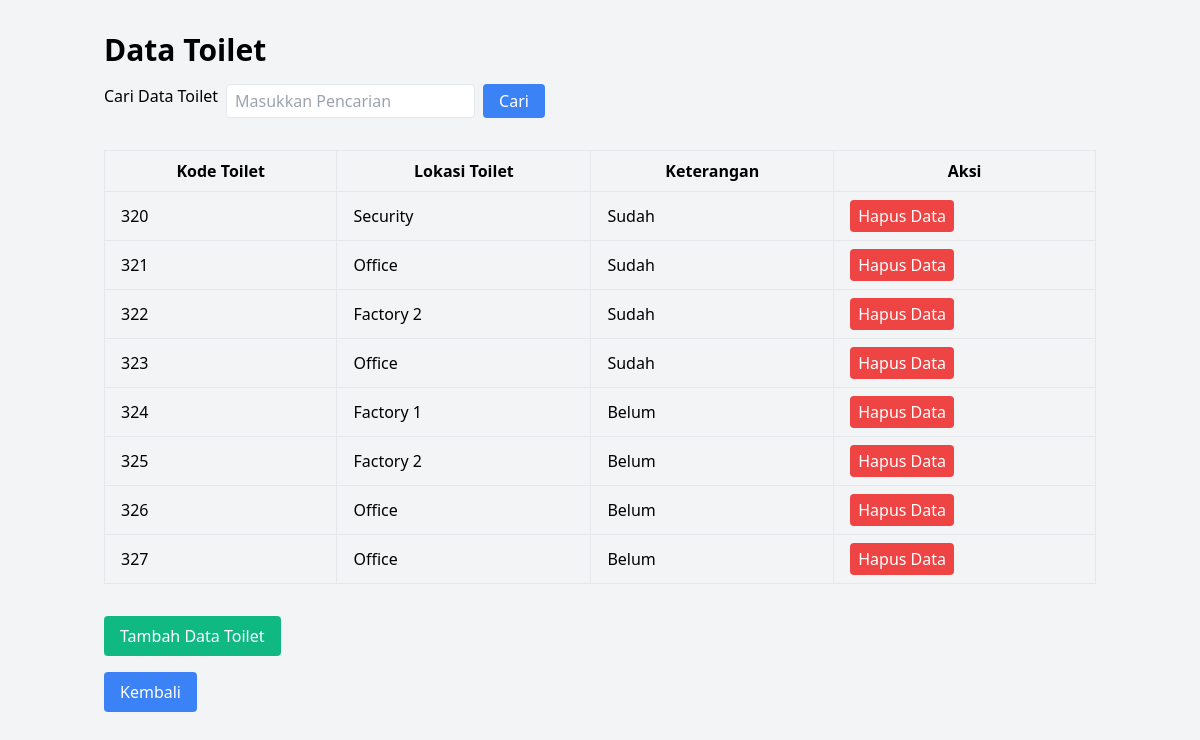
/index_toilet.php, run on the app's committed database.
### tables this page shows
CREATE TABLE `toilet` (
  `id` int(11) NOT NULL,
  `lokasi` varchar(45) DEFAULT NULL,
  `keterangan` varchar(45) DEFAULT NULL
);

### index_toilet.php (the view, shortened to what this page needs)
<?php
include("koneksi.php");
$q = "";
$sql = 'SELECT * FROM toilet ';
$result = mysqli_query($conn, $sql);
?>
<!DOCTYPE html>
<html lang="en">
<head>
    <link href="https://cdn.jsdelivr.net/npm/tailwindcss@2.2.19/dist/tailwind.min.css" rel="stylesheet">
</head>
<body class="bg-gray-100">
    <div class="container mx-auto px-4 py-8">
        <div class="mb-8">
            <h1 class="text-3xl font-bold mb-4">Data Toilet</h1>
            <form class="flex" action="" method="get">
                <label for="q" class="mr-2">Cari Data Toilet</label>
                <input type="text" placeholder="Masukkan Pencarian" id="q" name="q" class="border rounded py-1 px-2 focus:outline-none focus:border-blue-500" value="<?php echo $q ?>">
                <button type="submit" name="submit" class="bg-blue-500 hover:bg-blue-700 text-white py-1 px-4 rounded ml-2">Cari</button>
            </form>
        </div>
        <div class="mb-8">
            <table class="border-collapse border w-full">
                <thead>
                    <tr>
                        <th class="border py-2 px-4">Kode Toilet</th>
                        <th class="border py-2 px-4">Lokasi Toilet</th>
                        <th class="border py-2 px-4">Keterangan</th>
                        <th class="border py-2 px-4">Aksi</th>
                    </tr>
                </thead>
                <tbody>
                    <?php if($result): ?>
                    <?php while($row = mysqli_fetch_array($result)): ?>
                    <tr>
                        <td class="border py-2 px-4"><?= $row['id'];?></td>
                        <td class="border py-2 px-4"><?= $row['lokasi'];?></td>
                        <td class="border py-2 px-4"><?= $row['keterangan'];?></td>
                        <td class="border py-2 px-4">
                            <button class="bg-red-500 hover:bg-red-700 text-white py-1 px-2 rounded">
                                <a href="hapus_toilet.php?id=<?= $row['id'];?>" class="text-white">Hapus Data</a>
                            </button>
                        </td>
                    </tr>
                    <?php endwhile; else: ?>
                    <tr>
                        <td colspan="4" class="border py-2 px-4">Belum ada data</td>
                    </tr>
                    <?php endif; ?>
                </tbody>
            </table>
        </div>
        <div class="mb-4">
            <button class="bg-green-500 hover:bg-green-700 text-white py-2 px-4 rounded">
                <a href="tambah_toilet.php" class="text-white">Tambah Data Toilet</a>
            </button>
        </div>
        <div>
            <button class="bg-blue-500 hover:bg-blue-700 text-white py-2 px-4 rounded">
                <a href="home.php" class="text-white">Kembali</a>
            </button>
        </div>
    </div>
</body>
</html>

### data on the page
toilet: id "320", lokasi "Security", keterangan "Sudah"
toilet: id "321", lokasi "Office", keterangan "Sudah"
toilet: id "322", lokasi "Factory 2", keterangan "Sudah"
toilet: id "323", lokasi "Office", keterangan "Sudah"
toilet: id "324", lokasi "Factory 1", keterangan "Belum"
toilet: id "325", lokasi "Factory 2", keterangan "Belum"
toilet: id "326", lokasi "Office", keterangan "Belum"
toilet: id "327", lokasi "Office", keterangan "Belum"
